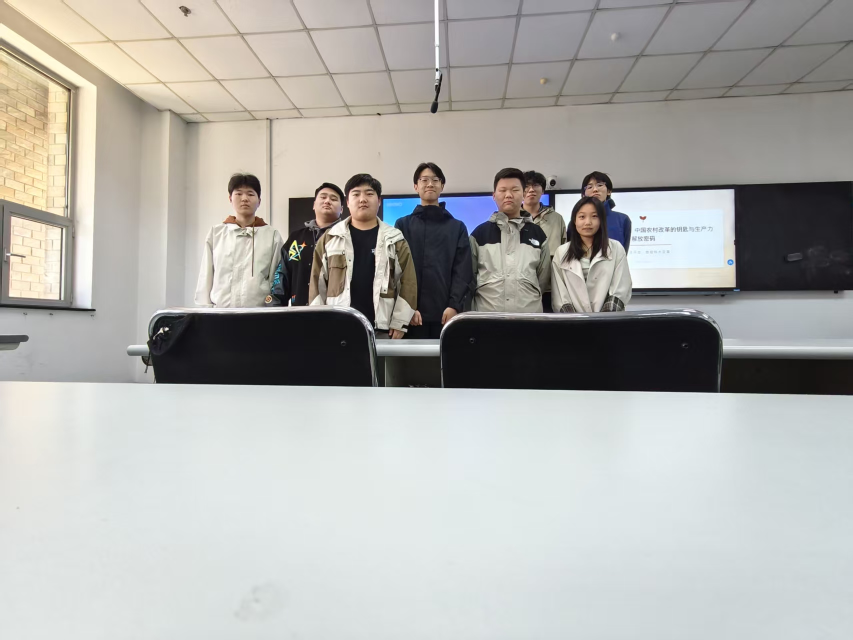
#> input picture images-solution/shots/merge/img2.png, 1706 x 1279 px, found by its file name (shown at 1/2 size)
$ python cutout.py
#> lines starting #> are read from the running program, lines starting #| are printed output that depends on the picture
# -*- coding: utf-8 -*-
"""用 GrabCut 抠出第二张图的 8 个人，贴到第一张双选会现场图"""
import cv2
import numpy as np
from PIL import Image

IMG1 = r"C:\Users\GGC\Desktop\page\images-solution\shots\merge\img1.png"
IMG2 = r"C:\Users\GGC\Desktop\page\images-solution\shots\merge\img2.png"

# ---------- 1. 读取第二张图并 GrabCut 抠人 ----------
img2 = cv2.imread(IMG2)
#> img2 is the input picture: shape (1279, 1706, 3); mean B, G, R 170.1, 173.7, 174.1
h2, w2 = img2.shape[:2]
#> h2 = 1279; w2 = 1706
print("img2 size:", w2, h2)
#| img2 size: 1706 1279

# 8 个人站在课桌后，大致占画面中部。矩形框住人物主体（排除最上白板/最下桌面）
rect = (int(w2*0.03), int(h2*0.10), int(w2*0.94), int(h2*0.62))
#> rect = (51, 127, 1603, 792)
mask = np.zeros((h2, w2), np.uint8)
bgd = np.zeros((1, 65), np.float64)
fgd = np.zeros((1, 65), np.float64)
cv2.grabCut(img2, mask, rect, bgd, fgd, 5, cv2.GC_INIT_WITH_RECT)
mask2 = np.where((mask == cv2.GC_FGD) | (mask == cv2.GC_PR_FGD), 255, 0).astype(np.uint8)

# 形态学清理：闭运算去噪 + 保留最大连通域
kernel = cv2.getStructuringElement(cv2.MORPH_ELLIPSE, (5, 5))
mask2 = cv2.morphologyEx(mask2, cv2.MORPH_CLOSE, kernel, iterations=2)
mask2 = cv2.morphologyEx(mask2, cv2.MORPH_OPEN, kernel, iterations=1)

# 找到人物区域的包围盒
ys, xs = np.where(mask2 > 0)
if len(xs) == 0:
    print("NO FOREGROUND FOUND")
    raise SystemExit(1)
x0, x1, y0, y1 = xs.min(), xs.max(), ys.min(), ys.max()
#> x0 = 51; x1 = 1653; y0 = 127; y1 = 788
print("person bbox:", x0, y0, x1, y1)
#| person bbox: 51 127 1653 788

# 抠出人物 + alpha
person = img2[y0:y1+1, x0:x1+1]
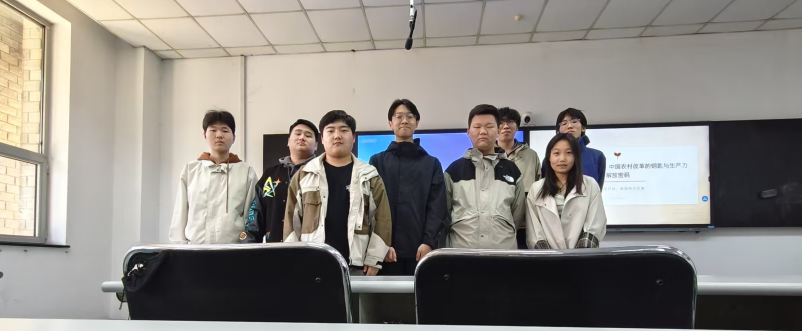
#> person: shape (662, 1603, 3) (shown at 1/2 size); mean B, G, R 130.4, 135.6, 139.6
alpha = mask2[y0:y1+1, x0:x1+1]
# alpha 边缘羽化
alpha = cv2.GaussianBlur(alpha, (5, 5), 0)
bgr = cv2.cvtColor(person, cv2.COLOR_BGR2BGRA)
bgr[:, :, 3] = alpha
person_pil = Image.fromarray(cv2.cvtColor(bgr, cv2.COLOR_BGRA2RGBA))
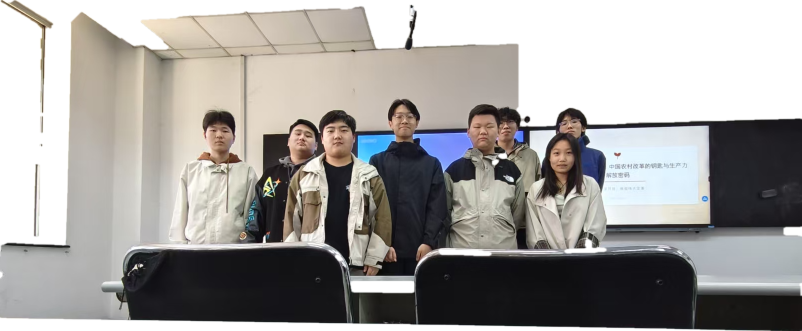
#> person_pil: PIL image 1603x662 RGBA (shown at 1/2 size); mean R, G, B, A 139.6, 135.6, 130.4, 189; transparent parts drawn white
person_pil.save(r"C:\Users\GGC\Desktop\page\images-solution\shots\merge\person_cut.png")
print("person saved:", person_pil.size)
#| person saved: (1603, 662)

# ---------- 2. 贴到第一张图 ----------
img1 = Image.open(IMG1).convert("RGBA")
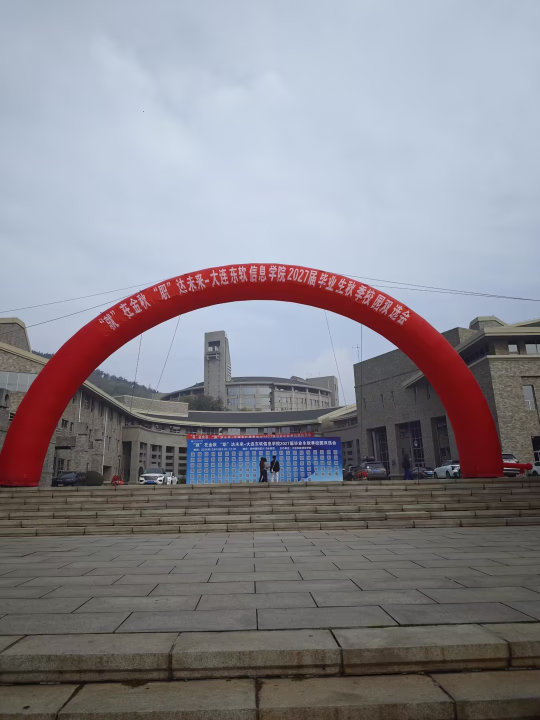
#> input picture images-solution/shots/merge/img1.png, 1080 x 1440 px, found by its file name (shown at 1/2 size)
w1, h1 = img1.size
#> w1 = 1080; h1 = 1440
print("img1 size:", w1, h1)
#| img1 size: 1080 1440

# 缩放人物到合适大小：约占图宽 55%
target_w = int(w1 * 0.55)
#> target_w = 594
ratio = target_w / person_pil.width
#> ratio = 0.371
target_h = int(person_pil.height * ratio)
#> target_h = 245
person_resized = person_pil.resize((target_w, target_h), Image.LANCZOS)
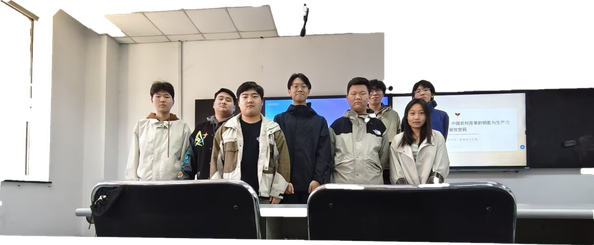
#> person_resized: PIL image 594x245 RGBA; mean R, G, B, A 98.1, 95.5, 93, 189; transparent parts drawn white
print("resized person:", person_resized.size)
#| resized person: (594, 245)

# 摆放位置：横向居中，纵向在拱门下方广场区域（约 62%-92% 高度）
pos_x = (w1 - target_w) // 2
pos_y = int(h1 * 0.60)
print("paste at:", pos_x, pos_y)
#| paste at: 243 864

canvas = img1.copy()
canvas.alpha_composite(person_resized, (pos_x, pos_y))
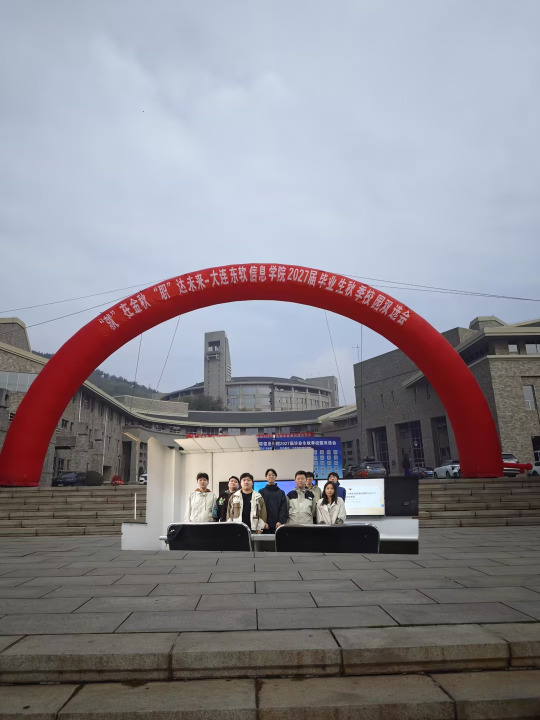
#> canvas: PIL image 1080x1440 RGBA (shown at 1/2 size); mean R, G, B, A 138.8, 136.5, 143, 255
canvas.convert("RGB").save(r"C:\Users\GGC\Desktop\page\images-solution\shots\merge\merged_grabcut.png")
print("merged saved")
